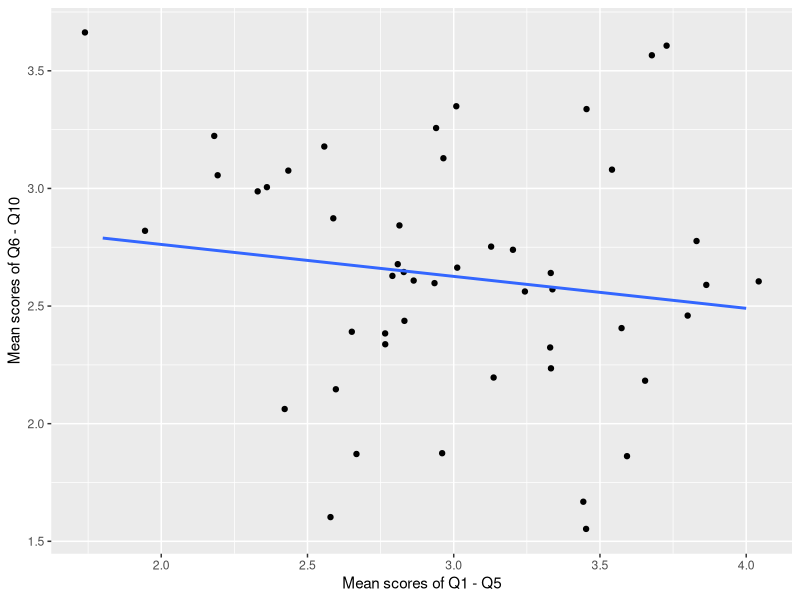

R code for this plot:
## ---- chunk 1
knitr::opts_chunk$set(echo = TRUE)
## ---- chunk 2
library(tidyverse)
library(lubridate)
library(ggplot2)

## ---- chunk 3
week9_tbl <- as.tibble(read_csv(file = "../data/week3.csv")) %>% 
  mutate(timeStart = ymd_hms(timeStart), timeEnd = ymd_hms(timeEnd)) %>%  
  mutate(condition = factor(condition, levels = c("A", "B", "C"), 
                            labels = c("Block A", "Block B", "Control")), 
         gender = factor(gender, levels = c("M", "F"), labels = c("Male", "Female"))) %>% 
  mutate(avg15 = (q1 + q2 + q3 + q4 + q5)/5, avg610 = (q6 + q7 + q8 + q9 + q10)/5)
## ---- chunk 4

ggplot(week9_tbl, aes(x=avg15, y= avg610)) + 
  geom_jitter() +
  labs(x = "Mean scores of Q1 - Q5", y = "Mean scores of Q6 - Q10") +
  geom_smooth(method = "lm", se = FALSE)


## ---- chunk 5
analysis <- summary(lm(week9_tbl$avg610 ~ week9_tbl$avg15))
analysis
